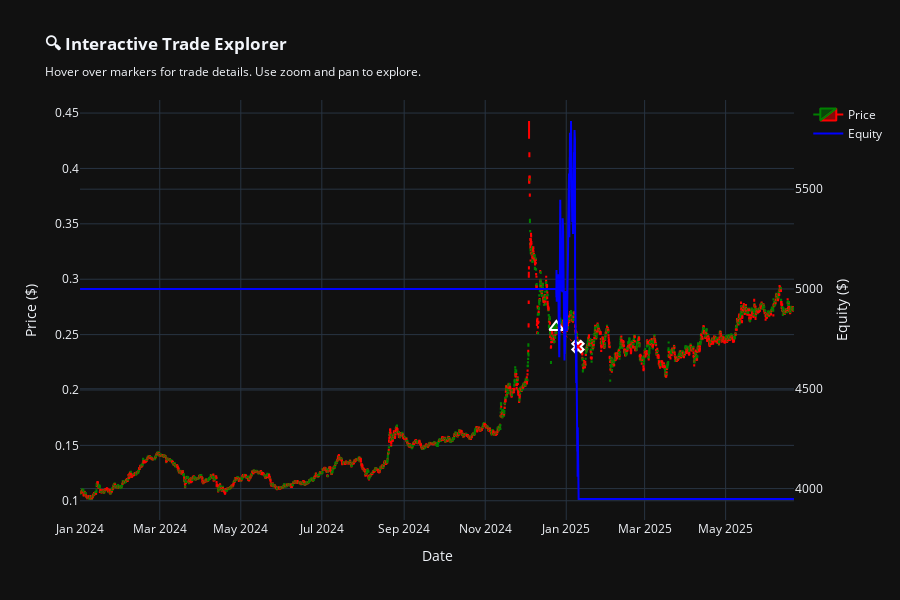

The cell this chart's notebook holds for it:
### Code cell
analysis.show_interactive_trade_explorer()

### Figure 1 — Plotly figure (JSON) as saved in the notebook; plotly's stock layout.template omitted (floating-point values rounded to 4 significant figures; data arrays with more than 128 entries replaced by an {"elided": "..."} marker saying what was removed)
{"data": [{"close": {"elided": "6450 float values"}, "decreasing": {"line": {"color": "red"}}, "high": {"elided": "6450 float values"}, "increasing": {"line": {"color": "green"}}, "low": {"elided": "6450 float values"}, "name": "Price", "open": {"elided": "6450 float values"}, "type": "candlestick", "x": {"elided": "6450 str values"}}, {"hovertemplate": "<b>Entry Long</b><br><b>Date:</b> 2024-12-24 14:00:00<br><b>Price:</b> $0.2569<br><b>Reason:</b> Signal long<extra></extra>", "marker": {"color": "green", "line": {"color": "white", "width": 2}, "size": 12, "symbol": "triangle-up"}, "mode": "markers", "name": "Entry Long", "showlegend": false, "type": "scatter", "x": ["2024-12-24T14:00:00"], "y": [0.2569]}, {"hovertemplate": "<b>Exit Long</b><br><b>Date:</b> 2025-01-09 20:00:00<br><b>Price:</b> $0.2392<br><b>P&L:</b> $-1052.21 (-105.2%)<br><b>Reason:</b> Liquidated (Gap)<extra></extra>", "marker": {"color": "red", "line": {"color": "white", "width": 2}, "size": 10, "symbol": "x"}, "mode": "markers", "name": "Exit", "showlegend": false, "type": "scatter", "x": ["2025-01-09T20:00:00"], "y": [0.2392]}, {"hoverinfo": "skip", "line": {"color": "red", "dash": "dot", "width": 1}, "mode": "lines", "showlegend": false, "type": "scatter", "x": ["2024-12-24T14:00:00", "2025-01-09T20:00:00"], "y": [0.2569, 0.2392]}, {"hovertemplate": "<b>Date:</b> %{x}<br><b>Equity:</b> $%{y:,.2f}<extra></extra>", "line": {"color": "blue", "width": 2}, "name": "Equity", "type": "scatter", "x": {"elided": "6450 str values"}, "y": {"elided": "6450 float values"}, "yaxis": "y2"}], "layout": {"height": 600, "hovermode": "x unified", "showlegend": true, "title": {"text": "<b>🔍 Interactive Trade Explorer</b><br><sub>Hover over markers for trade details. Use zoom and pan to explore.</sub>"}, "xaxis": {"rangeslider": {"visible": false}, "title": {"text": "Date"}}, "yaxis": {"side": "left", "title": {"text": "Price ($)"}}, "yaxis2": {"overlaying": "y", "side": "right", "title": {"text": "Equity ($)"}}}}
